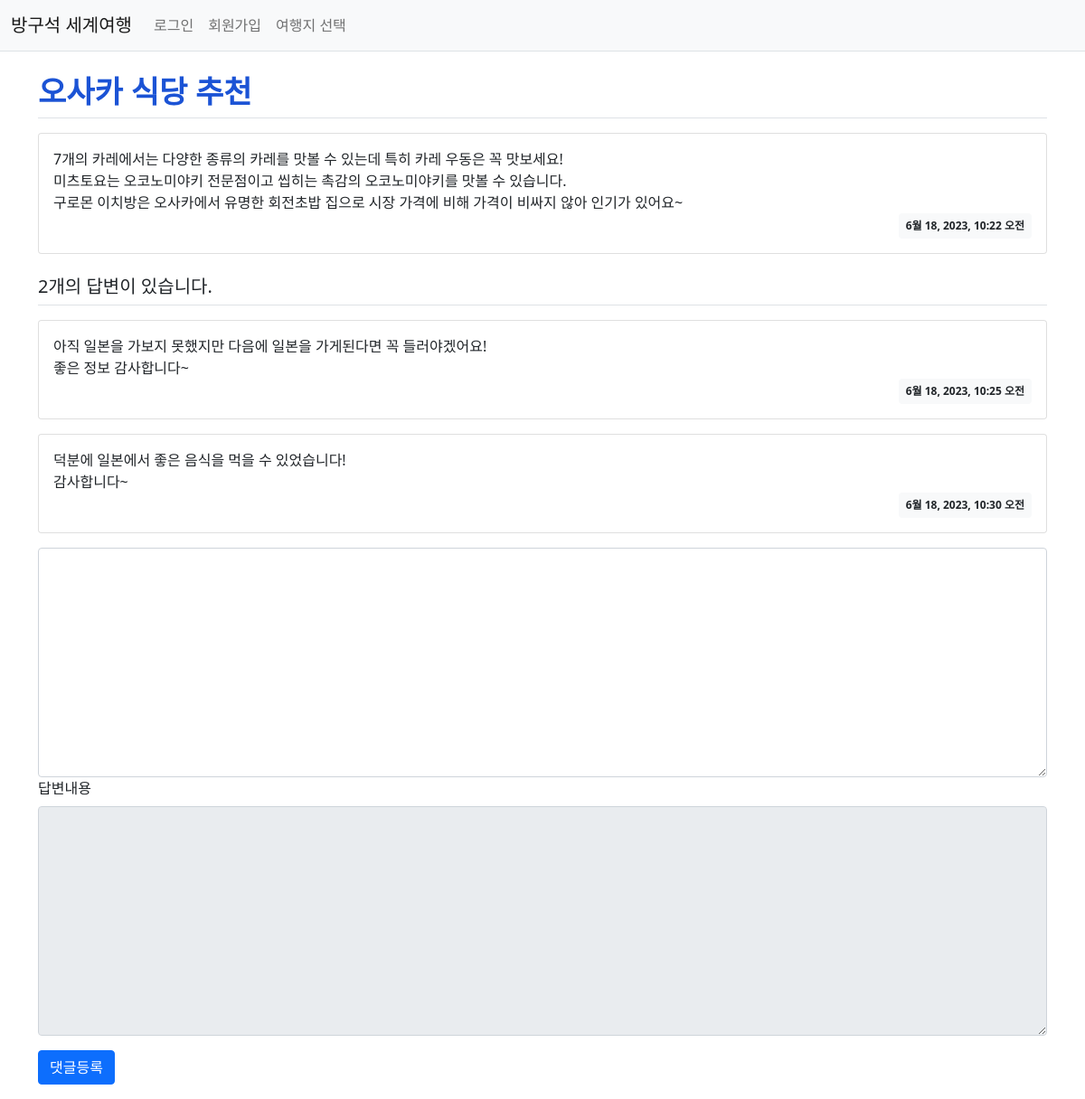
The page /travel1/7/ on the database its author committed.
### travel1/models.py (models this page shows, shortened)
class Review(models.Model):
    author = models.ForeignKey(User, on_delete=models.CASCADE)
    subject = models.CharField(max_length=50)
    content = models.TextField()
    create_date = models.DateTimeField()

class Answer(models.Model):
    author = models.ForeignKey(User, on_delete=models.CASCADE)
    review = models.ForeignKey(Review, on_delete=models.CASCADE)
    content = models.TextField()
    create_date = models.DateTimeField()

### travel1/views.py (the view)
# urls.py: path('<int:review_id>/', views.detail, name = 'detail'),
def detail(request, review_id):
    review = get_object_or_404(Review, pk=review_id)
    context = {'review': review}
    return render(request, 'travel1/review_detail.html', context)

### templates/travel1/review_detail.html (shortened to what this page needs)
{% extends 'base.html' %}
{% block content %}
<div class="container my-3">
    <h2 class="border-bottom py-2">{{ review.subject }}</h2>
    <div class="card my-3">
        <div class="card-body">
            <div class="card-text" style="white-space: pre-line;">{{ review.content }}</div>
            <div class="d-flex justify-content-end">
                <div class="badge bg-light text-dark p-2">
                    {{ review.create_date }}
                </div>
            </div>
        </div>
    </div>
    <h5 class="border-bottom my-3 py-2">{{review.answer_set.count}}개의 답변이 있습니다.</h5>
    {% for answer in review.answer_set.all %}
    <div class="card my-3">
        <div class="card-body">
            <div class="card-text" style="white-space: pre-line;">{{ answer.content }}</div>
            <div class="d-flex justify-content-end">
                <div class="badge bg-light text-dark p-2">
                    {{ answer.create_date }}
                </div>
            </div>
        </div>
    </div>
    {% endfor %}
    <form action="{% url 'travel1:answer_create' review.id %}" method="post" class="my-3">
        <div class="form-group">
            <textarea name="content" id="content" class="form-control" rows="10"></textarea>
        </div>
        <div class="mb-3">
            <label for="content" class="form-label">답변내용</label>
            <textarea {% if not user.is_authenticated %}disabled{% endif %}
              name="content" id="content" class="form-control" rows="10"></textarea>
        </div>
        <input type="submit" value="댓글등록" class="btn btn-primary">
    </form>
</div>
{% endblock %}

### static/style.css (style rules this page uses)
h2 { font-size: 34px; font-weight: bold; color: #1b53d5; }

### rows shown on the page
Review: subject "오사카 식당 추천", content "7개의 카레에서는 다양한 종류의 카레를 맛볼 수 있는데 특히 카레 우동은 꼭 맛보세요! 미츠토요는 오코노미야키 전문점이고 씹히는 촉감의 오코노미야키를 맛볼 수 있습니다. 구로몬 이치방은 오사카에서 유명한 회전초밥 집으로 시장 가격에 비해 가격이 비싸지 않아 인기가 있어요~", create_date "6월 18, 2023, 10:22 오전", answer_set.count "2"
Answer: content "아직 일본을 가보지 못했지만 다음에 일본을 가게된다면 꼭 들러야겠어요! 좋은 정보 감사합니다~", create_date "6월 18, 2023, 10:25 오전"
Answer: content "덕분에 일본에서 좋은 음식을 먹을 수 있었습니다! 감사합니다~", create_date "6월 18, 2023, 10:30 오전"
